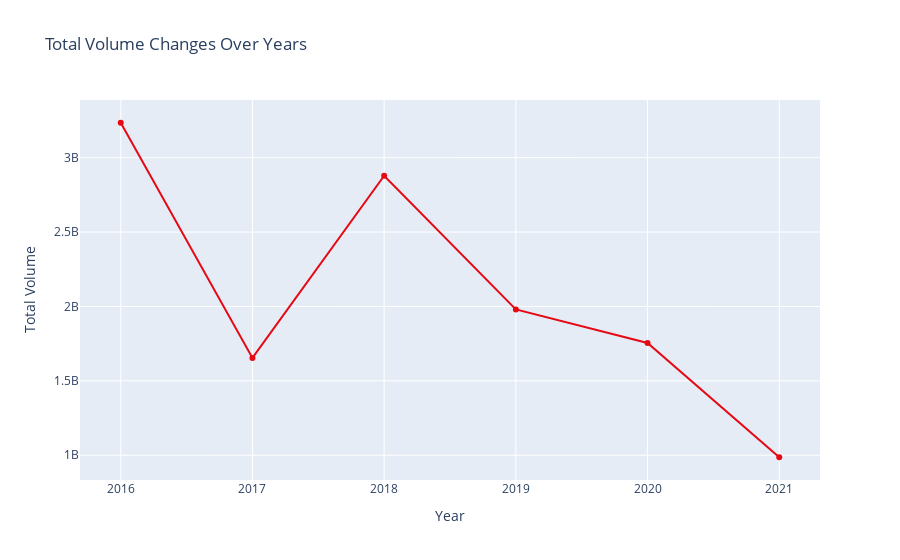

Notebook cell for this chart:
### Markdown cell above
#### How does the total volume change from year-to-year and year,month-to-year,month?

### Code cell
stocks_agg = stocks.groupby('Year')['Volume'].sum().reset_index()

fig = go.Figure()
fig.add_trace(go.Scatter(x=stocks_agg['Year'], 
                         y=stocks_agg['Volume'], 
                         mode='lines+markers', 
                         name='Total Volume',
                         line=dict(color='#E50914'),
                         marker=dict(color='#E50914')))

fig.update_layout(title='Total Volume Changes Over Years',
                  xaxis_title='Year',
                  yaxis_title='Total Volume')


fig.show()

### Figure 1 — Plotly figure (JSON) as saved in the notebook; plotly's stock layout.template omitted (floating-point values rounded to 4 significant figures)
{"data": [{"line": {"color": "#E50914"}, "marker": {"color": "#E50914"}, "mode": "lines+markers", "name": "Total Volume", "type": "scatter", "x": [2016, 2017, 2018, 2019, 2020, 2021], "y": [3234743600, 1654091200, 2878875800, 1980147700, 1754276900, 986504500]}], "layout": {"title": {"text": "Total Volume Changes Over Years"}, "xaxis": {"title": {"text": "Year"}}, "yaxis": {"title": {"text": "Total Volume"}}}}
